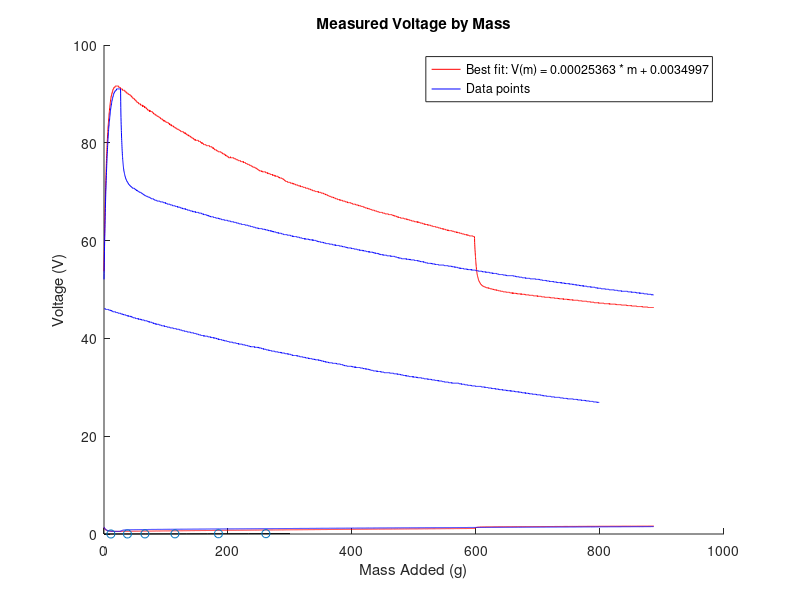

Reproduce this figure in MATLAB.
clear all;
%%
% make the Voltage vs. Time graph
data = csvread('Lab_2_coffee_1.csv'); 
time = data (:,1); 
time = time - time(1);
voltage = data (:,2);
data2 = csvread('Lab_2_coffee_2.csv'); 
time2 = data2 (:,1); 
time2 = time2 - time2(1);
voltage2 = data2 (:,2);

hold on;
plot(time, voltage, 'r')
plot(time2, voltage2, 'b')
legend("Coffee #1", "Coffee #2")
title("Lab 2 Voltage vs. Time for both Coffees")
ylabel("Voltage (V)")
xlabel("Time (s)")
hold off;

%%
% make the Tau graph
data = csvread('Lab_2_coffee_2.csv'); 
time = data (:,1); 
voltage = data (:,2);
%[val, idx] = min(voltage)
time = time (600:length(voltage));
voltage = voltage(600:length(voltage));
time = time - time(1);
temp = 3528 ./ (4.93118 + log(voltage*1000 ./(5.18 - voltage))) -273.15 -22.0;
ratio = temp ./ temp(1);

hold on;
title("Lab 2 Tau fit for (Temperature - 22*)/start temp vs. Time for Coffee 2")
ylabel("(Temperature - 22*)/start temp (C)")
xlabel("Time (s)")

plot(time, temp, 'b')

legend("Coffee 2") 
hold off;


%%
% make the Temperature vs. Time graph
data = csvread('Lab_2_coffee_2.csv'); 
time = data (:,1); 
time = time - time(1);
voltage = data (:,2);
temp = 3528 ./(4.93118 + log(voltage*1000 ./(5.18 - voltage))) -273.15;
data1 = csvread('Lab_2_coffee_1.csv'); 
time1 = data1 (:,1); 
time1 = time1 - time1(1);
voltage1 = data1 (:,2);
temp1 = 3528 ./(4.93118 + log(voltage1*1000 ./(5.18 - voltage1))) -273.15;

hold on;
plot(time1, temp1, 'r')
plot(time, temp, 'b')
legend("Coffee #1", "Coffee #2")
title("Lab 2 Temperature vs. Time for both Coffees")
ylabel("Temperature (C)")
xlabel("Time (s)")
hold off;

%%
masses = [11.1, 37.8, 66.0, 114.4, 184.6, 261.1]
voltages = [0.0054, 0.0105, 0.0220, 0.0337, 0.0541, 0.0665]
hold on;
fit_coefficients = polyfit(masses, voltages, 1)
x_values = linspace(0, 300, 10);
y_values = fit_coefficients(1)*x_values  + fit_coefficients(2);
plot(x_values, y_values, 'k')

plot(masses,voltages,'o')
str = ['Best fit: V(m) = ' num2str(fit_coefficients(1)) ' * m + ' num2str(fit_coefficients(2))];
legend(str, 'Data points') 

xlabel('Mass Added (g)')
ylabel('Voltage (V)')

title('Measured Voltage by Mass')
hold off;